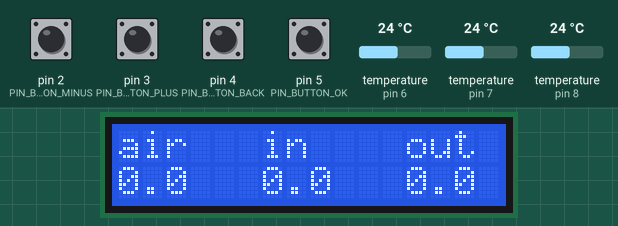
A sketch run on a simulated Arduino Uno, built with avr-gcc and run on an emulated ATmega328P. On the bench: 16×2 character LCD. The inputs (shaded band) are chosen by the test bench; at power-on: pin 2 (PIN_BUTTON_MINUS), pin 3 (PIN_BUTTON_PLUS), pin 4 (PIN_BUTTON_BACK), pin 5 (PIN_BUTTON_OK) HIGH, temperature (sensors on pin 6, pin 7, pin 8) 24 °C. What the sketch prints to the serial monitor is not drawn.

Above: at 9.3 s.
9.4 s: pin 2 (PIN_BUTTON_MINUS) pulled LOW for 0.15 s
At 10.7 s:
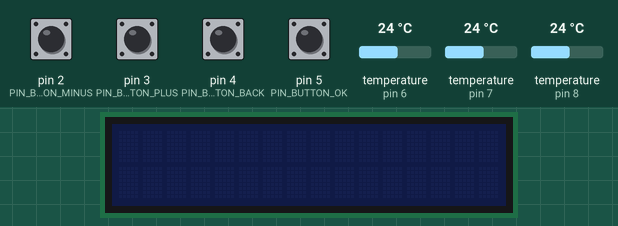
11.0 s: pin 2 (PIN_BUTTON_MINUS) pulled LOW for 1 s
At 13.2 s:
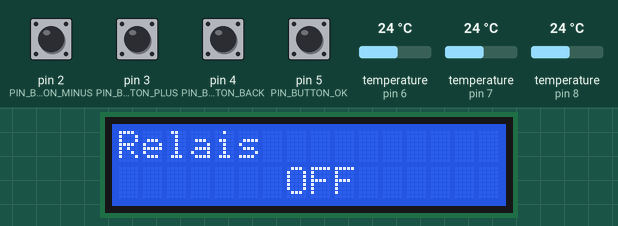
13.5 s: pin 2 (PIN_BUTTON_MINUS) pulled LOW for 0.15 s
At 14.1 s:
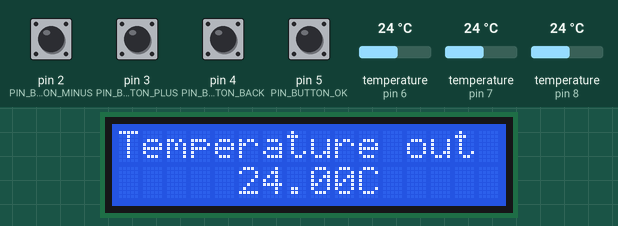
15.2 s: pin 2 (PIN_BUTTON_MINUS) pulled LOW for 0.15 s
At 16.6 s:
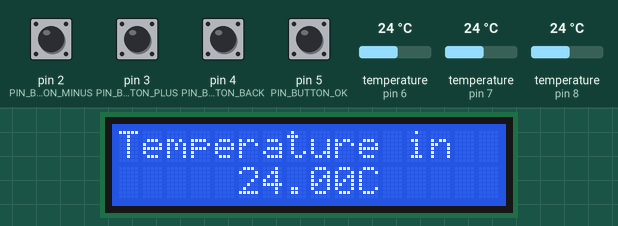
16.9 s: pin 2 (PIN_BUTTON_MINUS) pulled LOW for 1 s
At 19.1 s:
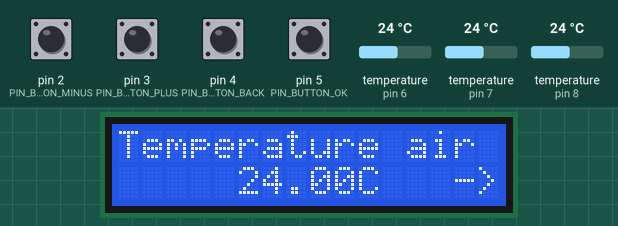
19.4 s: pin 5 (PIN_BUTTON_OK) pulled LOW for 0.15 s
At 21.0 s:
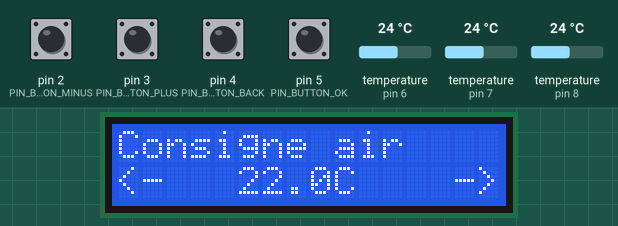
Timing chart, 0 to 22.1 s (numbered marks = the images above; inputs shaded):
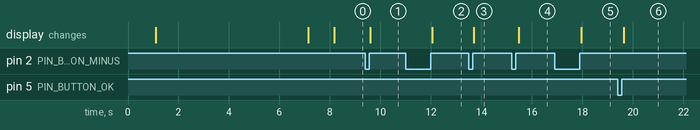

The sketch:

ctl_piscine_chauffage.ino
```cpp
#include <Wire.h>
#include <LiquidCrystal_I2C.h>


#include <OneWire.h>

const byte PIN_BUTTON_OK = 5;
const byte PIN_BUTTON_BACK = 4;
const byte PIN_BUTTON_PLUS = 3;
const byte PIN_BUTTON_MINUS = 2;

const byte PIN_SENSOR_1 = 6;
const byte PIN_SENSOR_2 = 7;
const byte PIN_SENSOR_3 = 8;

/* Code de retour de la fonction getTemperature() */
enum DS18B20_RCODES {
  NO_SENSOR_FOUND,
  SENSOR_FOUND,
  READ_OK,  // Lecture ok
  INVALID_ADDRESS,  // Adresse reçue invalide
  INVALID_SENSOR  // Capteur invalide (pas un DS18B20)
};


/* Création de l'objet OneWire pour manipuler le bus 1-Wire */
OneWire ds1(PIN_SENSOR_1);
OneWire ds2(PIN_SENSOR_2);
OneWire ds3(PIN_SENSOR_3);


//// cablage  GND sur gnd
//            VCC sur 5V
//            SDA sur A4
//            SCL sur A5

LiquidCrystal_I2C lcd(0x3F,16,2);

#define NB_SENSOR (3)
typedef struct temp {
  OneWire* ds;
  byte addr[8];
  DS18B20_RCODES state;
  float temperature;
  char name[4];
  float order;
  float hysteresis;
}t_temp;

byte g_nb_sensor = 0;
t_temp g_temp[NB_SENSOR]={{&ds1,{0,0,0,0,0,0,0,0},NO_SENSOR_FOUND,0.0,"air",22.0,1.0},
                           {&ds2,{0,0,0,0,0,0,0,0},NO_SENSOR_FOUND,0.0,"in",10.0,1.0},
                           {&ds3,{0,0,0,0,0,0,0,0},NO_SENSOR_FOUND,0.0,"out",20.0,1.0}};


typedef void (*Execute)(void *);
#define READING_WAIT_TIME (8) /* in 100ms => 800ms*/
void TemperatureStartRead(void* data);
void TemperatureRead(void* data);
void ComputeRelay(void* data);
typedef struct action {
  Execute funcptr;
  void * data;
  unsigned int wait_delay;
}t_action;
#define NB_ACTION (7)
t_action g_actions[NB_ACTION] = { {TemperatureStartRead,&g_temp[0],READING_WAIT_TIME},
                                  {TemperatureRead,&g_temp[0],0},
                                  {TemperatureStartRead,&g_temp[1],READING_WAIT_TIME},
                                  {TemperatureRead,&g_temp[1],0},
                                  {TemperatureStartRead,&g_temp[2],READING_WAIT_TIME},
                                  {TemperatureRead,&g_temp[2],0},
                                  {ComputeRelay,NULL,0}};


byte EnumerateSensor(t_temp *p_list,byte p_list_size)
{
  byte l_nb_sensor = 0;
  byte l_nb_sensor_found = 0;

  while(l_nb_sensor < p_list_size)
  {
    p_list->ds->reset_search();
    if(p_list->ds->search(p_list->addr))
    {
      if(OneWire::crc8(p_list->addr, 7) == p_list->addr[7] && p_list->addr[0] == 0x28)
      {
        p_list->state = SENSOR_FOUND;
        delay(1000);
        p_list->ds->reset();
        delay(1000);
        l_nb_sensor_found++;
      }
    }
    p_list++;
    l_nb_sensor++;
  }

  return l_nb_sensor_found;
}

void TemperatureStartRead(void* data)
{
  t_temp* l_temp = (t_temp*)data;

  if(l_temp->state == SENSOR_FOUND)
  {
    l_temp->ds->reset();
    l_temp->ds->select(l_temp->addr);

    /* Lance une prise de mesure de température et attend la fin de la mesure */
    l_temp->ds->write(0x44, 1);
  }
}

void TemperatureRead(void* data)
{
  t_temp* l_temp = (t_temp*)data;
  byte ds_data[9];
  if(l_temp->state == SENSOR_FOUND)
  {
    l_temp->ds->reset();
    l_temp->ds->select(l_temp->addr);
    l_temp->ds->write(0xBE);

   /* Lecture du scratchpad */
    for (byte i = 0; i < 9; i++) {
      ds_data[i] = l_temp->ds->read();
    }

    /* Calcul de la température en degré Celsius */
    l_temp->temperature = (int16_t) ((ds_data[1] << 8) | ds_data[0]) * 0.0625;
    Serial.print(F("Temperature : "));
    Serial.print(l_temp->temperature, 2);
    //Serial.write(176); // Caractère degré
    Serial.write('C');
    Serial.println();
  }
}

void IncOrder(void* data)
{
  t_temp* l_temp = (t_temp*)data;
  l_temp->order += 0.2;
}
void DecOrder(void* data)
{
  t_temp* l_temp = (t_temp*)data;
  l_temp->order -= 0.2;
}
void IncHysteresis(void* data)
{
  t_temp* l_temp = (t_temp*)data;
  if(l_temp->hysteresis < 2.0)
    l_temp->hysteresis += 0.1;

}
void DecHysteresis(void* data)
{
  t_temp* l_temp = (t_temp*)data;
  if(l_temp->hysteresis > 0.1)
    l_temp->hysteresis -= 0.1;
}

void ComputeRelay(void* data)
{

}


byte readButton()
{

  static byte l_button_ok = 0;
  static byte l_button_back = 0;
  static byte l_button_plus = 0;
  static byte l_button_minus = 0;

  byte l_value_button_ok = digitalRead(PIN_BUTTON_OK);
  byte l_value_button_back = digitalRead(PIN_BUTTON_BACK);
  byte l_value_button_plus = digitalRead(PIN_BUTTON_PLUS);
  byte l_value_button_minus = digitalRead(PIN_BUTTON_MINUS);
  byte l_return = 0;
  if(HIGH == l_value_button_ok && LOW == l_button_ok)
  {
    l_return = PIN_BUTTON_OK;
  }
  else if(HIGH == l_value_button_back && LOW == l_button_back)
  {
    l_return = PIN_BUTTON_BACK;
  }
  else if(HIGH == l_value_button_plus && LOW == l_button_plus)
  {
    l_return = PIN_BUTTON_PLUS;
  }
  else if(HIGH == l_value_button_minus && LOW == l_button_minus)
  {
    l_return = PIN_BUTTON_MINUS;
  }


  l_button_ok = l_value_button_ok;
  l_button_back = l_value_button_back;
  l_button_plus = l_value_button_plus;
  l_button_minus = l_value_button_minus;

  Serial.print(F("button : "));
  Serial.print(l_value_button_ok);
  Serial.print(F(" "));
  Serial.print(l_value_button_back);
  Serial.print(F(" "));
  Serial.print(l_value_button_plus);
  Serial.print(F(" "));
  Serial.print(l_value_button_minus);
  Serial.print(F(" "));
  Serial.println();

  return l_return;
}


void DisplayTemperature(t_temp *p_sensor)
{
  lcd.clear();
  lcd.setCursor(0,0);
  lcd.print(F("Temperature "));
  lcd.print(p_sensor->name);
  if(p_sensor->state == SENSOR_FOUND)
  {
    lcd.setCursor(5,1);
    lcd.print(p_sensor->temperature, 2);
    lcd.write('C');/* charater degré */
  }
  else
  {
    lcd.setCursor(3,1);
    lcd.print(F("no sensor"));
  }
}

void DisplayFull()
{
  lcd.clear();
  for( int l_index=0 ; l_index < NB_SENSOR;l_index++)
  {
    lcd.setCursor(6*l_index,0);
    lcd.print(g_temp[l_index].name);

    if(g_temp[l_index].state == SENSOR_FOUND)
    {
      lcd.setCursor(6*l_index,1);
      lcd.print(g_temp[l_index].temperature, 1);
    }
    else
    {
      lcd.setCursor(6*l_index,1);
      lcd.print(F("--"));
    }
  }

}

void DisplaySensor1()
{
  DisplayTemperature(&g_temp[0]);
}
void DisplaySensor2()
{
  DisplayTemperature(&g_temp[1]);
}
void DisplaySensor3()
{
  DisplayTemperature(&g_temp[2]);
}

void DisplaySensorSettings(t_temp * p_sensor)
{
  lcd.clear();
  lcd.setCursor(0,0);
  lcd.print(F("Consigne "));
  lcd.print(p_sensor->name);
  lcd.setCursor(5,1);
  lcd.print(p_sensor->order, 1);
  lcd.write('C');/* charater degré */
}

void DisplaySensor1Settings()
{
  DisplaySensorSettings(&g_temp[0]);
}
void DisplaySensor2Settings()
{
  DisplaySensorSettings(&g_temp[1]);
}
void DisplaySensor3Settings()
{
  DisplaySensorSettings(&g_temp[2]);
}
void DisplaySensorHysteresis(t_temp * p_sensor)
{
  lcd.clear();
  lcd.setCursor(0,0);
  lcd.print(F("Hysteresis "));
  lcd.print(p_sensor->name);
  lcd.setCursor(5,1);
  lcd.print(p_sensor->hysteresis, 1);
  lcd.write('C');/* charater degré */
}

void DisplaySensor1Hysteresis()
{
  DisplaySensorHysteresis(&g_temp[0]);
}
void DisplaySensor2Hysteresis()
{
  DisplaySensorHysteresis(&g_temp[1]);
}
void DisplaySensor3Hysteresis()
{
  DisplaySensorHysteresis(&g_temp[2]);
}

enum relay_state {

  OFF,
  ON,
};

void DisplayRelay()
{
  lcd.clear();
  lcd.setCursor(0,0);
  lcd.print(F("Relais"));
  //if(g_relay_status == OFF)
  {
    lcd.setCursor(7,1);
    lcd.print(F("OFF"));
  }
  /*else if (g_remay_status == ON
  {
    lcd.setCursor(7,1);
    lcd.print(F("ON"));
  }*/
}

void DisplayOff()
{
 lcd.clear();
 lcd.noDisplay();
 lcd.noBacklight();
}


typedef void (*Display)(void);

typedef struct display_menu t_display_menu;
struct display_menu {
  Display display_func;
  struct display_menu* display_ok;
  t_action action_ok;
  struct display_menu* display_back;
  t_action action_back;
  struct display_menu* display_next;
  t_action action_next;
  struct display_menu* display_prev;
  t_action action_prev;
};

t_display_menu gDisplayFull = {DisplayFull,
                                NULL,{NULL,NULL,0},
                                NULL,{NULL,NULL,0},
                                NULL,{NULL,NULL,0},
                                NULL,{NULL,NULL,0}};
t_display_menu gDisplaySensor1 = {DisplaySensor1,
                                NULL,{NULL,NULL,0},
                                NULL,{NULL,NULL,0},
                                NULL,{NULL,NULL,0},
                                NULL,{NULL,NULL,0}};
t_display_menu gDisplaySensor2 = {DisplaySensor2,
                                NULL,{NULL,NULL,0},
                                NULL,{NULL,NULL,0},
                                NULL,{NULL,NULL,0},
                                NULL,{NULL,NULL,0}};
t_display_menu gDisplaySensor3 = {DisplaySensor3,
                                NULL,{NULL,NULL,0},
                                NULL,{NULL,NULL,0},
                                NULL,{NULL,NULL,0},
                                NULL,{NULL,NULL,0}};
t_display_menu gDisplayRelay = {DisplayRelay,
                                NULL,{NULL,NULL,0},
                                NULL,{NULL,NULL,0},
                                NULL,{NULL,NULL,0},
                                NULL,{NULL,NULL,0}};
t_display_menu gDisplayOff = {DisplayOff,
                                NULL,{NULL,NULL,0},
                                NULL,{NULL,NULL,0},
                                NULL,{NULL,NULL,0},
                                NULL,{NULL,NULL,0}};

t_display_menu gDisplaySensor1Settings = {DisplaySensor1Settings,
                                NULL,{NULL,NULL,0},
                                NULL,{NULL,NULL,0},
                                NULL,{IncOrder,&g_temp[0],0},
                                NULL,{DecOrder,&g_temp[0],0}};

t_display_menu gDisplaySensor2Settings = {DisplaySensor2Settings,
                                NULL,{NULL,NULL,0},
                                NULL,{NULL,NULL,0},
                                NULL,{IncOrder,&g_temp[1],0},
                                NULL,{DecOrder,&g_temp[1],0}};

t_display_menu gDisplaySensor3Settings = {DisplaySensor3Settings,
                                NULL,{NULL,NULL,0},
                                NULL,{NULL,NULL,0},
                                NULL,{IncOrder,&g_temp[2],0},
                                NULL,{DecOrder,&g_temp[2],0}};

t_display_menu gDisplaySensor1Hysteresis = {DisplaySensor1Hysteresis,
                                NULL,{NULL,NULL,0},
                                NULL,{NULL,NULL,0},
                                NULL,{IncHysteresis,&g_temp[0],0},
                                NULL,{DecHysteresis,&g_temp[0],0}};

t_display_menu gDisplaySensor2Hysteresis = {DisplaySensor2Hysteresis,
                                NULL,{NULL,NULL,0},
                                NULL,{NULL,NULL,0},
                                NULL,{IncHysteresis,&g_temp[1],0},
                                NULL,{DecHysteresis,&g_temp[1],0}};

t_display_menu gDisplaySensor3Hysteresis = {DisplaySensor3Hysteresis,
                                NULL,{NULL,NULL,0},
                                NULL,{NULL,NULL,0},
                                NULL,{IncHysteresis,&g_temp[2],0},
                                NULL,{DecHysteresis,&g_temp[2],0}};


t_display_menu* gCurrentDisplay=&gDisplayFull;

void AddDisplayMenuNext(struct display_menu* p_head,struct display_menu* p_item)
{
  if(NULL == p_head)
  {
    return ;
  }
  if(NULL == p_item)
  {
    p_head->display_next = p_head;
    p_head->display_prev = p_head;
    return ;
  }
  p_head->display_prev->display_next = p_item;
  p_item->display_prev = p_head->display_prev;
  p_item->display_next = p_head;
  p_head->display_prev = p_item;
  return ;
}

void AddDisplayMenuOK(struct display_menu* p_head,struct display_menu* p_item)
{
  if(NULL == p_head || p_item == NULL)
  {
    return ;
  }
  struct display_menu* l_temp_menu = p_head;
  while(l_temp_menu->display_ok != NULL)
    l_temp_menu = l_temp_menu->display_ok;

  l_temp_menu->display_ok = p_item;
  p_item->display_back = l_temp_menu;

  return ;
}

void RefreshScreen()
{
  gCurrentDisplay->display_func();
  if(gCurrentDisplay->display_ok != NULL)
  {
    lcd.setCursor(14,1);
    lcd.print(F("->"));
  }
  if(gCurrentDisplay->display_back != NULL)
  {
    lcd.setCursor(0,1);
    lcd.print(F("<-"));
  }
}
void DisplayChange(byte l_button)
{
    lcd.display();
    lcd.backlight();

  switch(l_button)
  {
    case PIN_BUTTON_OK:
    {
      if(NULL != gCurrentDisplay->display_ok)
        gCurrentDisplay = gCurrentDisplay->display_ok;
      if(NULL != gCurrentDisplay->action_ok.funcptr)
        gCurrentDisplay->action_ok.funcptr(gCurrentDisplay->action_ok.data);
    }
    break;
    case PIN_BUTTON_BACK:
    {
      if(NULL != gCurrentDisplay->display_back)
        gCurrentDisplay = gCurrentDisplay->display_back;
      if(NULL != gCurrentDisplay->action_back.funcptr)
        gCurrentDisplay->action_back.funcptr(gCurrentDisplay->action_back.data);
    }
    break;
    case PIN_BUTTON_PLUS:
    {
      if(NULL != gCurrentDisplay->display_next)
        gCurrentDisplay = gCurrentDisplay->display_next;
      if(NULL != gCurrentDisplay->action_next.funcptr)
        gCurrentDisplay->action_next.funcptr(gCurrentDisplay->action_next.data);
    }
    break;
    case PIN_BUTTON_MINUS:
    {
      if(NULL != gCurrentDisplay->display_prev)
        gCurrentDisplay = gCurrentDisplay->display_prev;
      if(NULL != gCurrentDisplay->action_prev.funcptr)
        gCurrentDisplay->action_prev.funcptr(gCurrentDisplay->action_prev.data);
    }
    break;

  }

  RefreshScreen();

}

void CollectData()
{
  static byte l_current_action = 0;
  static unsigned int l_timer = 0;

  if(0 == l_timer)
  {
    l_timer = (g_actions[l_current_action].wait_delay==0?1:g_actions[l_current_action].wait_delay);
    g_actions[l_current_action].funcptr(g_actions[l_current_action].data);
    l_current_action++;
    if(l_current_action == NB_ACTION)
    {
      l_current_action = 0;
      RefreshScreen();
    }
  }
  /*Serial.print(F("action : "));
  Serial.print(l_current_action);
  Serial.println();*/
  l_timer--;
}


/** Fonction setup() **/
void setup() {

  /* Initialisation du port série */
  Serial.begin(115200);

  pinMode(PIN_BUTTON_OK,INPUT_PULLUP);
  pinMode(PIN_BUTTON_BACK,INPUT_PULLUP);
  pinMode(PIN_BUTTON_PLUS,INPUT_PULLUP);
  pinMode(PIN_BUTTON_MINUS,INPUT_PULLUP);
  lcd.init();
  lcd.backlight();
  lcd.setCursor(0,0);
  lcd.print("Boot up");

  AddDisplayMenuNext(gCurrentDisplay,NULL);
  AddDisplayMenuNext(gCurrentDisplay,&gDisplaySensor1);
  AddDisplayMenuNext(gCurrentDisplay,&gDisplaySensor2);
  AddDisplayMenuNext(gCurrentDisplay,&gDisplaySensor3);
  AddDisplayMenuNext(gCurrentDisplay,&gDisplayRelay);
  AddDisplayMenuNext(gCurrentDisplay,&gDisplayOff);

  AddDisplayMenuOK(&gDisplaySensor1,&gDisplaySensor1Settings);
  AddDisplayMenuOK(&gDisplaySensor1Settings,&gDisplaySensor1Hysteresis);

  //AddDisplayMenuOK(&gDisplaySensor2,&gDisplayStartTime);
  //AddDisplayMenuOK(&gDisplayStartTime,&gDisplayStopTime);


  delay(1000);
  lcd.setCursor(0,0);
  lcd.print("Search Sensor");
  g_nb_sensor = EnumerateSensor(g_temp,NB_SENSOR);

  lcd.clear();
  lcd.setCursor(0,0);
  lcd.print(g_nb_sensor, 1);
  lcd.setCursor(3,0);
  lcd.print("sensor found");

  delay(1000);
  lcd.clear();

}
/** Fonction loop() **/
void loop() {

  byte l_button = readButton();
  if(l_button > 0)
  {
    DisplayChange(l_button);
  }

  CollectData();

  delay(100);
}
```

Measured:
- after the input at 9.4 s, the display: changes after 0.20 s (image 1)
- after the input at 11.0 s, the display: changes after 1.1 s (image 2)
- after the input at 13.5 s, the display: changes after 0.20 s (image 3)
- after the input at 15.2 s, the display: changes after 0.27 s (image 4)
- after the input at 16.9 s, the display: changes after 1.1 s (image 5)
- after the input at 19.4 s, the display: changes after 0.23 s (image 6)
